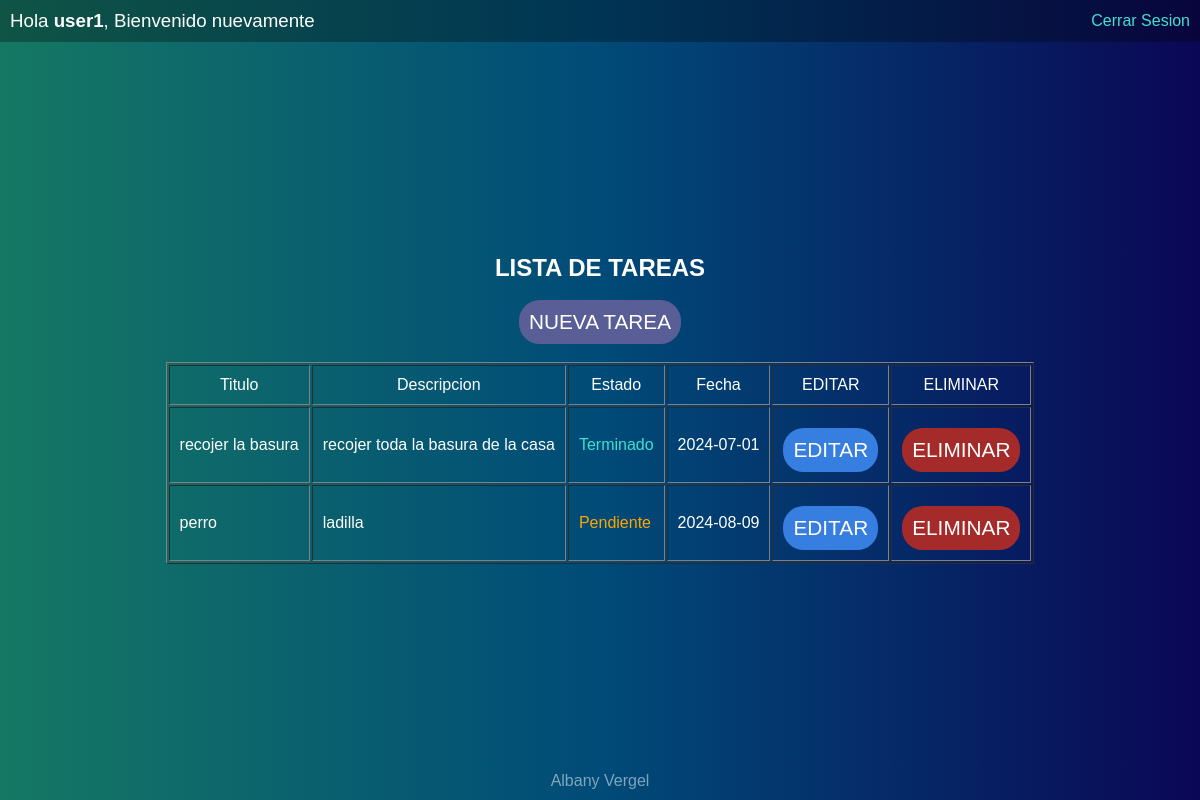
Page /View/tasks.php (signed in) on the committed database.
### tables this page shows
CREATE TABLE `tasks` (
  `id` int(11) NOT NULL,
  `user_id` int(11) NOT NULL,
  `title` text NOT NULL,
  `description` text NOT NULL,
  `status` tinyint(1) NOT NULL DEFAULT 0,
  `date` date NOT NULL
);

### Model/model_connection.php (called while the page is built)
<?php
    class Connection{
        public static function connect(){
            try{
                $connect = new PDO('mysql:host=localhost;dbname=todolist;', 'root', '');
                $connect->setAttribute(PDO::ATTR_ERRMODE, PDO::ERRMODE_EXCEPTION);
                $connect->exec("SET CHARACTER SET UTF8");
            }catch(Exception $e){
                echo("Error con la conexion" . $e->getMessage() . "\n");
                echo "Error en la linea: " . $e->getLine();
            }
            return $connect;
        }
    }

### Model/model_tasks.php (called while the page is built, shortened)
<?php
    class Tasks{
        private $cn;
        public function __construct(){
            require_once('model_connection.php');
            $this->cn = Connection::connect();
        }
        public function get_Alltasks($user_id){
            $sql = 'SELECT * FROM tasks WHERE user_id = ?';
            $st = $this->cn->prepare($sql);
            $st->bindParam(1, $user_id);
            $st->execute();
            $tasks = $st->fetchAll();
            return $tasks;
        }
    }
?>

### View/tasks.php (the view, shortened to what this page needs)
<?php
    include('../Model/model_tasks.php');
    $tasks = new Tasks();
    $allTasks = $tasks->get_allTasks($_SESSION['user_id']);
    include('templates/header.php');
?>
    <div class='container container-tasks'>
        <?php    include('templates/navbar.php');  ?>
        <br>
        <h2>LISTA DE TAREAS</h2>
        <br>
        <button class="btn btn-newTask bg-secondary" onclick="window.location.assign('../View/new_task.php')">Nueva Tarea</button>
        <br>
        <table border='solid'>
            <thead style='text-align:center'>
                <tr>
                    <td>Titulo</td>
                    <td>Descripcion</td>
                    <td>Estado</td>
                    <td>Fecha</td>
                    <td>EDITAR</td>
                    <td>ELIMINAR</td>
                </tr>
            </thead>
            <tbody>
                <?php foreach($allTasks as $task): ?>
                <tr>
                    <td><?php echo $task['title']?></td>
                    <td><?php echo $task['description']?></td>
                    <?= $task['status']? '<td style="color: turquoise">Terminado</td>' : '<td style="color: orange">Pendiente</td>'?>
                    <td><?php echo $task['date']?></td>
                    <td>
                        <form method='POST' action='../Controller/controller_tasks.php'>
                            <input type='submit' value='Editar' style='border: none; cursor: pointer;'>
                        </form>
                    </td>
                    <td>
                        <form method='POST' action='../Controller/controller_tasks.php'>
                            <input type='submit' value='Eliminar' style='border: none; cursor: pointer; background: brown'>
                        </form>
                    </td>
                </tr>
                <?php endforeach; ?>
            </tbody>
        </table>
        <?php    include('templates/footer.php');  ?>

### View/css/style.css (style rules this page uses)
:root { --color-primary: #367EDF; --color-secondary: #5a5e97; }
* { margin: 0; padding: 0; box-sizing: border-box; }
.bg-secondary { background: var(--color-secondary); }
html { background: -webkit-linear-gradient(90deg, #157863,#004b78,#0b0756); background: linear-gradient(90deg, #157863,#004b78,#0b0756); font-family: sans-serif; color: white; }
.container { padding: 60px 0; min-height: 100vh; display: flex; position: relative; flex-flow: column nowrap; justify-content: center; align-items: center; }
.container-tasks::after { opacity: 0; }
table td { padding: 10px; }
.btn { padding: 10px; text-align: center; font-size: 1.3em; text-transform: uppercase; color: white; cursor: pointer; border-radius: 1em; border: none; }
form input::placeholder { color: rgba(255, 255, 255, 0.5); }
form input { width: 100%; padding: 10px; color: white; border: none; outline: none; background: none; border-bottom: solid #ffffff43 1px; font-size: 1.2em; transition: all ease 200ms; }
form input[type=submit], form input[type=button] { margin-top: 30px; padding: 10px; text-decoration: none; text-align: center; margin-top: 10px; font-size: 1.3em; text-transform: uppercase; background: var(--color-primary); cursor: pointer; border-radius: 1em; }

### rows in the picture
tasks: title "recojer la basura", description "recojer toda la basura de la casa", status "Terminado", date "2024-07-01"
tasks: title "perro", description "ladilla", status "Pendiente", date "2024-08-09"

### other values in the picture
$_SESSION['user'] "user1"
